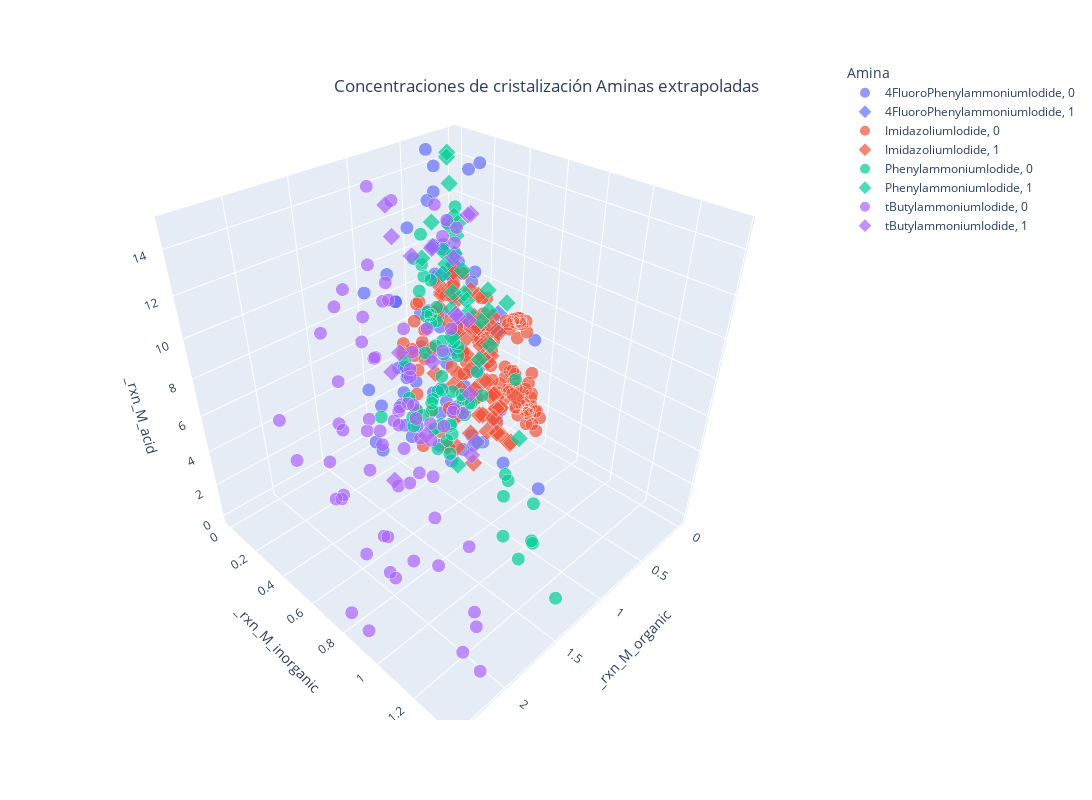

This figure's notebook cell:
### Code cell
scatter_selected_amines(good_learning_amines, title = "Aminas extrapoladas")
